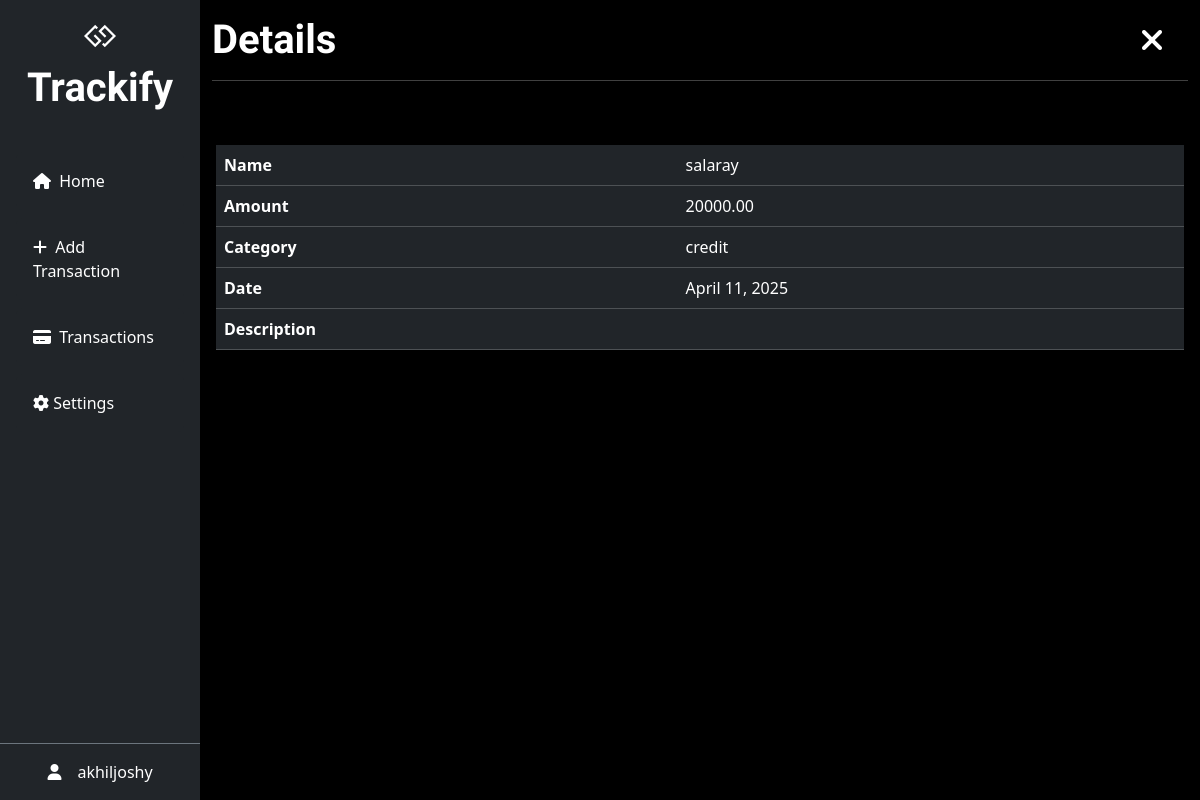
/expense/21/ (signed in), run on the app's committed database.
### expenses/models.py (models this page shows, shortened)
class ExpenseModel(models.Model):
    CATEGORY_CHOICES = [
        ('credit', 'Credit'),
        ('debit', 'Debit'),
    ]
    name = models.CharField(max_length=100)
    amount = models.DecimalField(max_digits=10, decimal_places=2)
    category = models.CharField(max_length=50, choices=CATEGORY_CHOICES)
    date = models.DateField()
    description = models.TextField(max_length=200, blank=True, null=True)
    user = models.ForeignKey(User, on_delete=models.CASCADE, null=True)

### expenses/views.py (the view)
# urls.py: path('expense/<int:pk>/', views.ExpenseDetail.as_view(), name='expense_detail'),
class ExpenseDetail(View):
    def get(self,request,pk):
        if not request.user.is_authenticated:
            return redirect('login')
        data=ExpenseModel.objects.get(id=pk)
        return render(request,'expenses/detail.html',{'data':data})

### expenses/templates/expenses/detail.html
{% extends "index.html" %}
{% block content %}
<div class="d-flex justify-content-between align-items-center">
    <h1 class="mb-0 pt-3 ">Details</h1>
    <a href="{% url 'expenses'%}" class="text-white pt-3 pe-4"><i class="fa-solid fa-xmark fa-2xl"></i></a>
</div>
<hr>
<div class="container px-1 pt-5 ">
    <div class="table-responsive">
        <table class="table table-dark">
            <tr>
                <th>Name</th>
                <td>{{ data.name }}</td>
            </tr>
            <tr>
                <th>Amount</th>
                <td>{{ data.amount }}</td>
            </tr>
            <tr>
                <th>Category</th>
                <td>{{ data.category}}</td>
            </tr>
            <tr>
                <th>Date</th>
                <td>{{ data.date}}</td>
            </tr>
            <tr>
                <th>Description</th>
                <td>{{ data.description}}</td>
            </tr>
        </table>
    </div>
</div>
{% endblock %}

### expenses/templates/index.html (shortened to what this page needs)
<!DOCTYPE html>
<html lang="en">
<head>
    <link href="https://cdn.jsdelivr.net/npm/bootstrap@5.3.3/dist/css/bootstrap.min.css" rel="stylesheet"
 />
    <link rel="stylesheet" href="https://cdnjs.cloudflare.com/ajax/libs/font-awesome/6.7.2/css/all.min.css"
 />
</head>
<body class="bg-black text-white">
    <div class="container-fluid m-0 p-0 d-flex vh-100">
        <aside class="d-none d-md-block bg-dark col-md-3 col-lg-2  vh-100 m-0">
            <div class="d-flex flex-column h-100 justify-content-between">
                <div>
                    <div class="text-center py-4">
                        <i class="fa-brands fa-gg fa-2xl"></i>
                        <h1 class="brand mb-0 p-3">Trackify</h1>
                    </div>
                    <div class="d-grid gap-2 px-3">
                        <a href="{% url 'home' %}"
                            class="btn btn-dark text-start p-3 {% if request.resolver_match.url_name == 'home' %} text-info {% endif %}"><i
                                class="me-1 fa-solid fa-house "></i> Home</a>
                        <a href="{% url 'addexpense' %}"
                            class="btn btn-dark text-start p-3 {% if request.resolver_match.url_name == 'addexpense' %} text-info {% endif %}"><i
                                class="me-1 fa-solid fa-plus"></i> Add Transaction</a>
                        <a href="{% url 'expenses' %}"
                            class="btn btn-dark text-start p-3 {% if request.resolver_match.url_name == 'expenses' %} text-info {% endif %}"><i
                                class="me-1 fa-solid fa-credit-card"></i> Transactions</a>
                        <a href="{% url 'settings' %}"
                            class="btn btn-dark text-start p-3 {% if request.resolver_match.url_name == 'settings' or request.resolver_match.url_name == 'feedback'%} text-info {% endif %}">
                            <i class="fa-solid fa-gear"></i> Settings</a>
                    </div>
                </div>
                <div class="d-flex justify-content-center align-items-center p-3 border-top border-secondary">
                    <i class="fa-solid fa-user me-3"></i> {{ user.username }}
                </div>
            </div>
        </aside>
        <main class=" col-lg-10 col-md-9 col-12">
            <div class="container">
                {% block content %} {% endblock %}
            </div>
        </main>
    </div>
</body>
</html>

### expenses/templates/index.html (style rules this page uses)
.brand, h1 { font-family: "Jura", sans-serif; font-weight: 700; }

### data on the page
ExpenseModel: name "salaray", amount "20000.00", category "credit", date "April 11, 2025"

### other printed values
{{ user.username }} "akhiljoshy"
